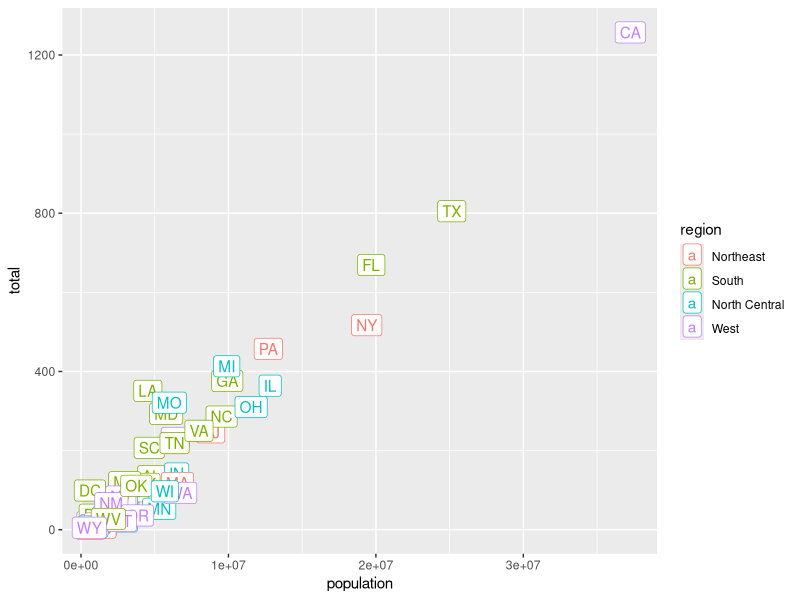
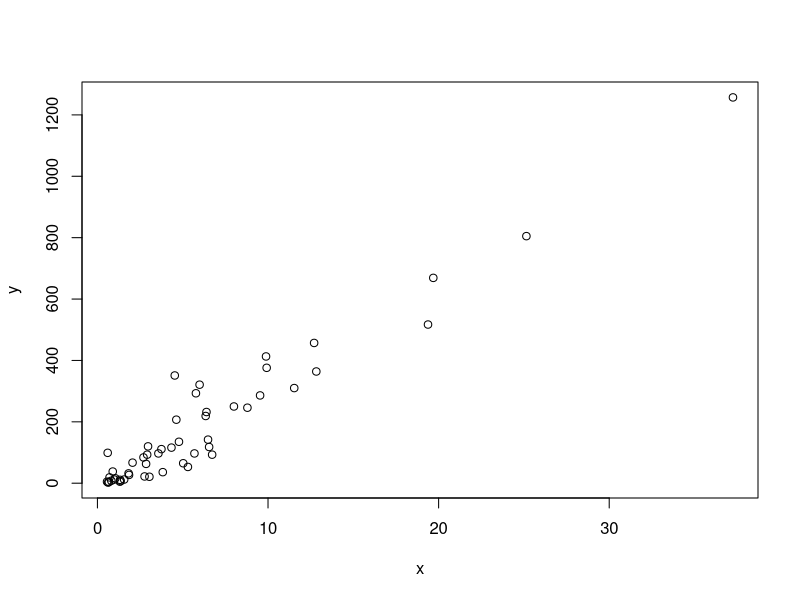
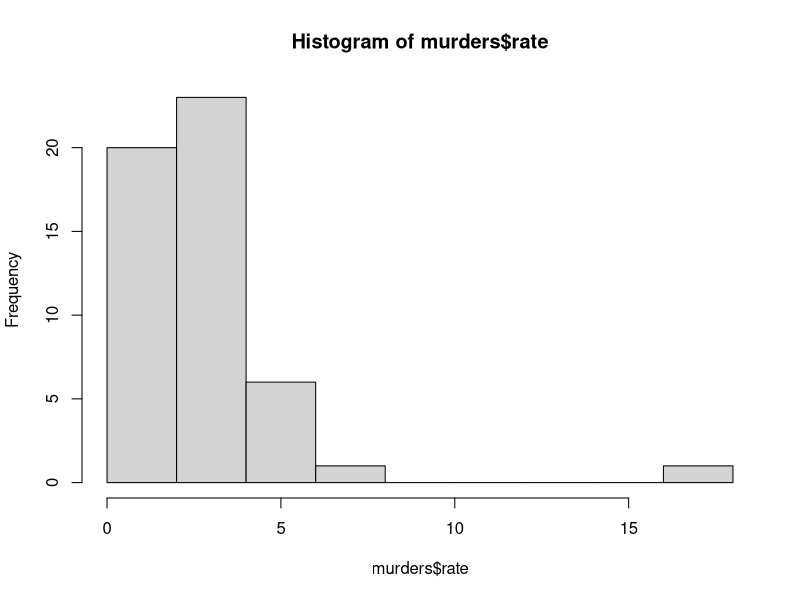
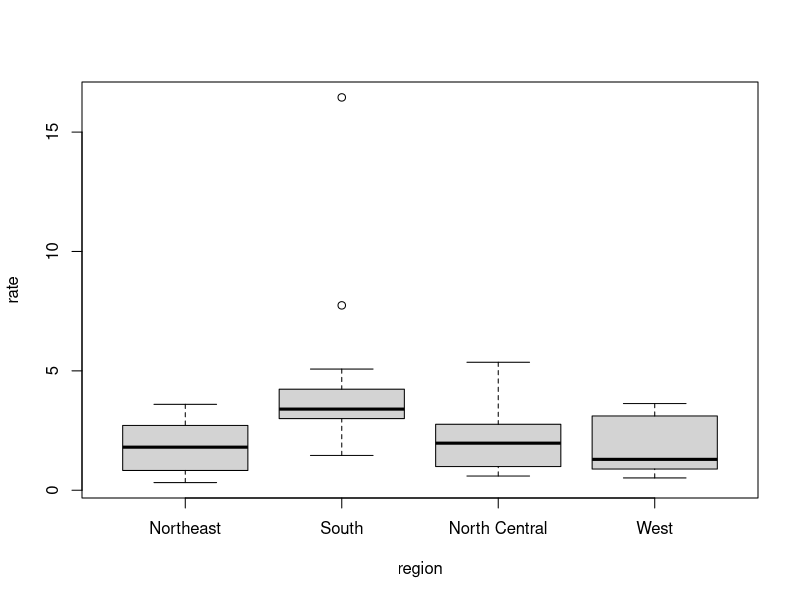
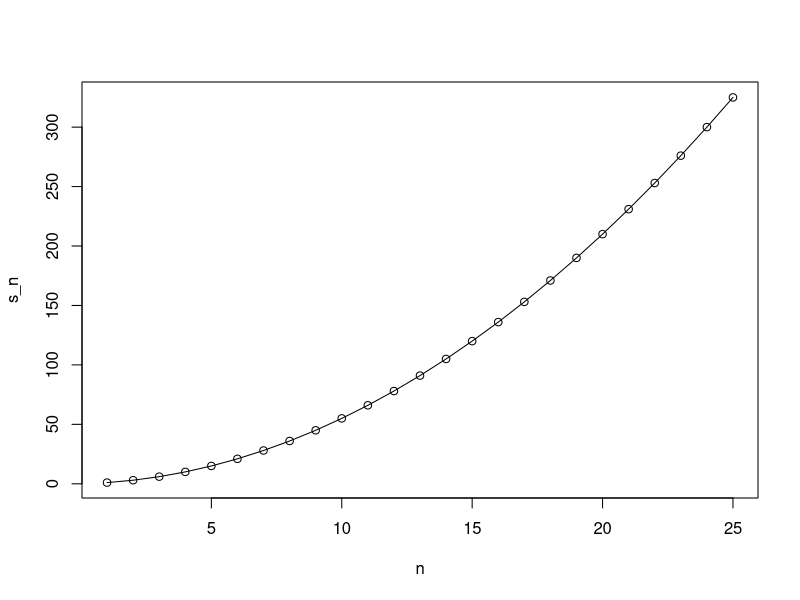
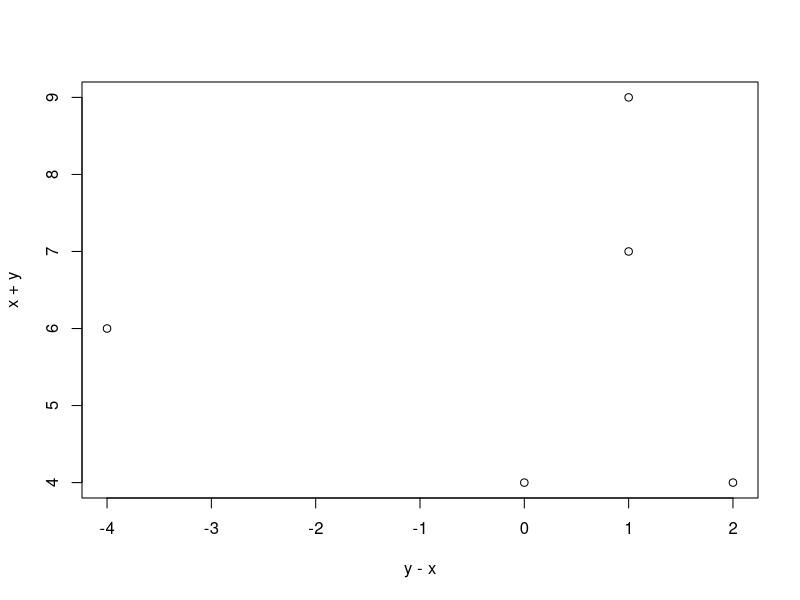

The R source for these figures, in order:
library(tidyverse)
library(dslabs)
library(dplyr)
data(murders)

murders %>%
  ggplot(aes(population, total, label = abb, color =region)) +
  geom_label()

a = 2
b = -1
c = -4

(-b + sqrt(b^2-4*a*c))/(2*a)
(-b - sqrt(b^2-4*a*c))/(2*a)

class(murders)
str(murders)
head(murders)
pop = murders$population
length(pop)

class(murders$state)

levels(murders$region)

log(1024,4)


codes = c(380,124,818)
country = c("italy", "canada", "egypt")

#Can assign name with each number
codes = c(italy = 380, canada = 124, egypt = 818)
codes
names(codes) = country

x = c(1,"canada",3)
x
x = 1:5
x
y = as.character(x)
y
as.numeric(y)
x = c("1", "b", "2")
as.numeric(x)

sort(murders$total)
order(murders$total)
index = order(murders$total)
murders$abb[index]

max(murders$total)
which.max(murders$total)
i_max = which.max(murders$total)
murders$state[i_max]

x = c(31,4,15,92,65)
sortx = sort(x)
orderx = order(x)
rankx = rank(x)
sorderank = matrix(c(x,sortx,orderx,rankx), ncol = 4)
colnames(sorderank) = c("original", "sort", "order", "rank")
rownames(sorderank) = c(" "," "," "," "," ")
sorderank

murder_rate = murders$total/murders$population*100000
murders$state[order(murder_rate, decreasing = T)]

index = murder_rate <= .71
index
murders$state[index]

west = murders$region == "West"
safe = murder_rate <= 1
index = safe & west
murders$state[index]

x = c(F,T,F,T,T,F)
which(x)
index = which(murders$state == "Massachusetts")
index
index = match(c("New York","Florida","Texas"), murders$state)
index
x = c("a","b","c","d","e")
y = c("a","d","f")
y %in% x

murders = mutate(murders, rate = total/population*100000)
head(murders)
filter(murders, rate <= .71)
new_table = select(murders, state, region, rate)
filter(new_table, rate <= .71)

murders %>% select(state, region, rate) %>% filter(rate <= .71)


grades = data.frame(names = c("John", "Juan", "Jean","Yao"),exam_1 = c(95,80,90,85),exam_2 = c(90,85,85,90), stringsAsFactors = F)
grades

x = murders$population / 10^6
y = murders$total
plot(x,y)

hist(murders$rate)

boxplot(rate~region, data=murders)

ind = which.min(murder_rate)
if(murder_rate[ind] < .5) {
  print(murders$state[ind])
} else {
  print("No state has murder rate that low")
}

a=0
ifelse(a > 0,1/a, NA)
a=5
ifelse(a > 0,1/a, NA)
a = c(0,1,2,-4,5)
ifelse(a > 0,1/a, NA)

data(na_example)
sum(is.na(na_example))
no_nas = ifelse(is.na(na_example),0,na_example)

z = c(T,T,F)
z2 = c(F,F,F)
z3 = c(T,T,T)
any(z)
all(z)
any(z2)
all(z2)
any(z3)
all(z3)

avg = function(x){
  s = sum(x)
  n = length(x)
  s/n
}
avg(c(1,2,3,4,5,6,7))
x = 1:100
identical(mean(x),avg(x))

avg2 = function(x, arithmetic = TRUE){
  n = length(x)
  ifelse(arithmetic, sum(x)/n, prod(x)^(1/n))
}
avg2(1:10)
avg2(1:10, F)


compute_s_n = function(n){
  x = 1:n
  sum(x)
}
compute_s_n(3)
compute_s_n(100)

for(i in 1:5){
  print(i)
}
i

m = 25
#create an empty vector
s_n = vector(length=m)
for(n in 1:m){
  s_n[n]=compute_s_n(n)
}
n = 1:m
plot(n,s_n)
s_n
lines(n,(n*(n+1))/2)

altman_plot = function(x,y){
  plot(y-x,x+y)
}
altman_plot(c(1,2,3,4,5),c(3,2,4,5,1))
